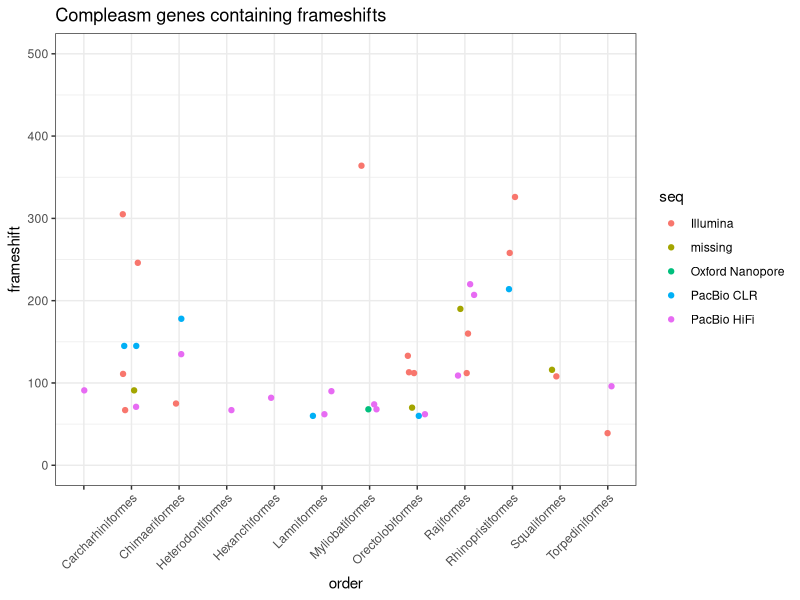
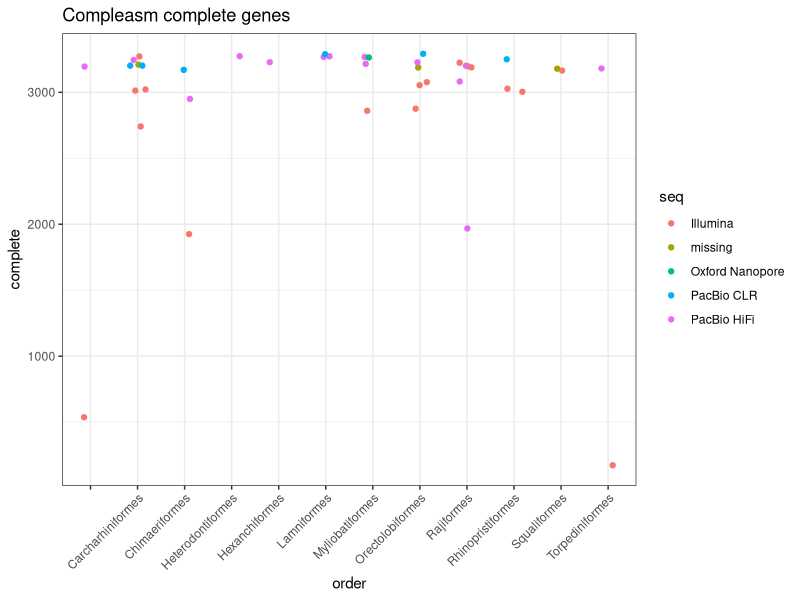
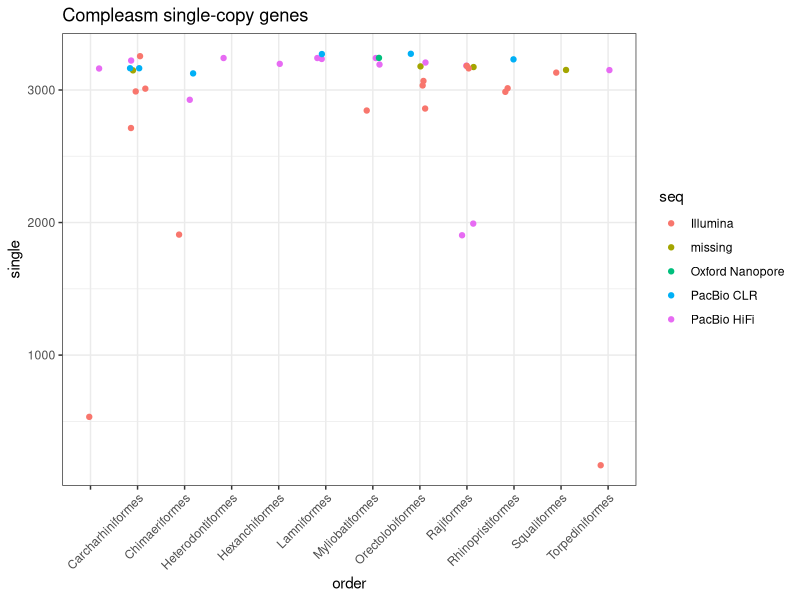
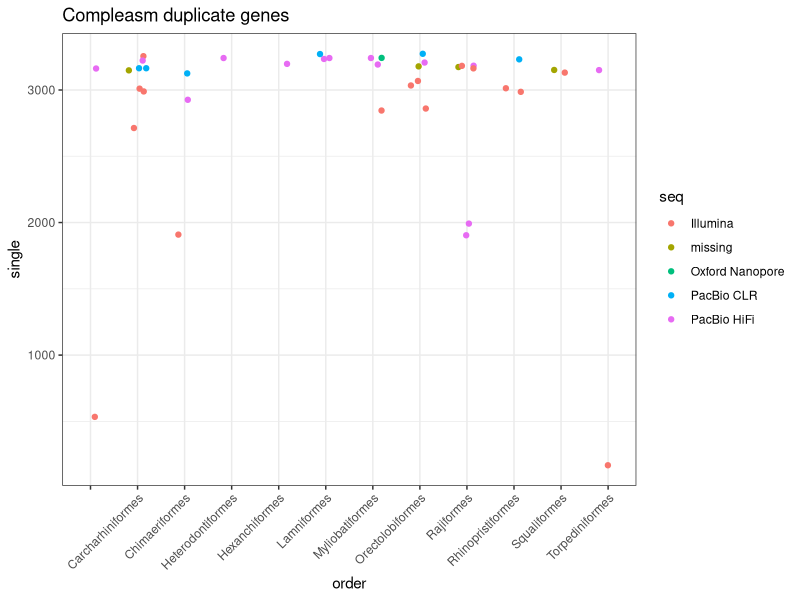
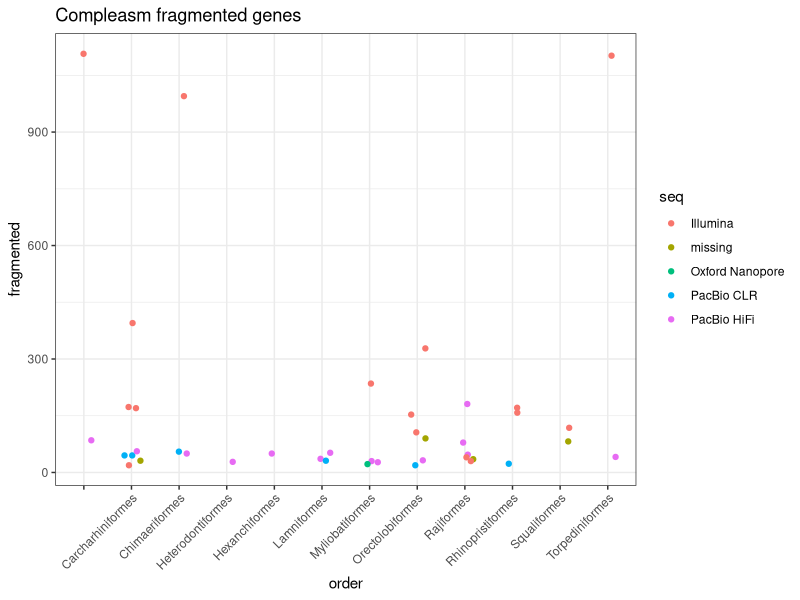
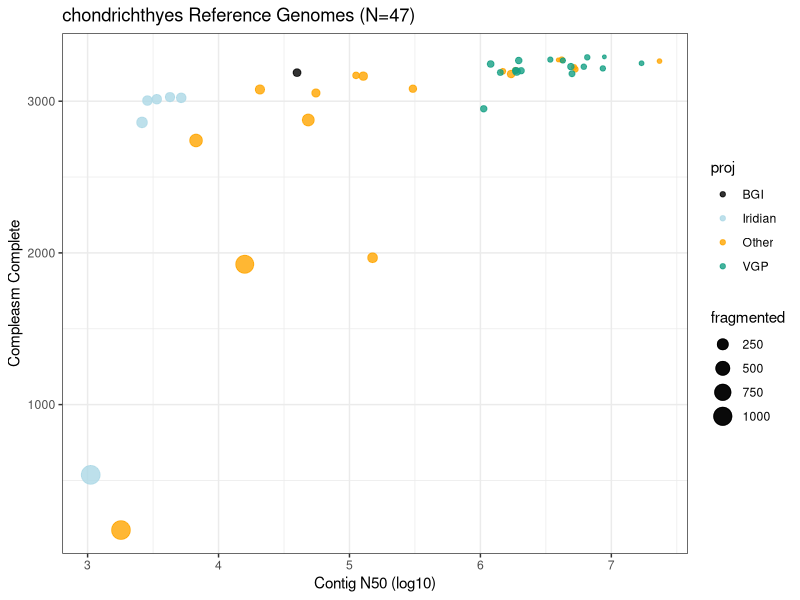

Source code (R) for these figures, in order:
library('ggplot2')
library(dplyr)
library(scales)
library(tidyr)
library(RColorBrewer)
library('svglite')

chondrichthyes_compleasm<-read.table(file = 'chondrichthyes_compleasmStats.txt',sep = '\t',header = T)
chondrichthyes_asm<-read.table(file = 'chondrichthyes_asmStats.txt',sep='\t',header=T)
chondrichthyes_cnStatsFiltered<-chondrichthyes_asm[,c(1,4,5,6)]
chondrichthyes_merge<-merge(chondrichthyes_compleasm,chondrichthyes_cnStatsFiltered,by="Accession",all.x=TRUE)
# Create the dataframe with proper column assignment
chondrichthyes_df <- data.frame(
  seq = chondrichthyes_merge$Sequencing_type,
  fragmented = chondrichthyes_merge$Fragmented_compleasm,
  frameshift = chondrichthyes_merge$Frameshift_compleasm,
  missing = chondrichthyes_merge$Missing_compleasm,
  complete = chondrichthyes_merge$Complete_compleasm,
  date = chondrichthyes_merge$Submission_Date,
  class = chondrichthyes_merge$Class,
  superclass = chondrichthyes_merge$Super_class,
  superorder = chondrichthyes_merge$Super_order,
  infraclass = chondrichthyes_merge$Infra_class,
  order = chondrichthyes_merge$Order,
  dup = chondrichthyes_merge$Duplicated_compleasm,
  single = chondrichthyes_merge$Single_compleasm,
  proj='Other',
  cn50 =chondrichthyes_merge$Contig_N50
)
for (i in c(1:length(chondrichthyes_compleasm$Submitter))){
  if (chondrichthyes_compleasm$Submitter[i]=="B10K Consortium"){
    chondrichthyes_df$proj[i]='B10K'
  }else if(chondrichthyes_compleasm$Submitter[i]=="G10K"){
    chondrichthyes_df$proj[i]='VGP'
  }else if(chondrichthyes_compleasm$Submitter[i]=="Iridian Genomes"){
    chondrichthyes_df$proj[i]='Iridian'
  }else if(chondrichthyes_compleasm$Submitter[i]=="IRIDIAN GENOMES"){
    chondrichthyes_df$proj[i]='Iridian'
  }else if(chondrichthyes_compleasm$Submitter[i]=="Vertebrate Genomes Project"){
    chondrichthyes_df$proj[i]='VGP'
  }else if(chondrichthyes_compleasm$Submitter[i]=="WELLCOME SANGER INSTITUTE"){
    chondrichthyes_df$proj[i]='VGP'
  }else if(chondrichthyes_compleasm$Submitter[i]=="Wellcome Sanger Institute"){
    chondrichthyes_df$proj[i]='VGP'
  }else if(chondrichthyes_compleasm$Submitter[i]=="The Max Planck Institute of Molecular Cell Biology and Genetics"){
    chondrichthyes_df$proj[i]='VGP'
  }else if(chondrichthyes_compleasm$Submitter[i]=="Zhejiang University"){
    chondrichthyes_df$proj[i]='VGP'
  }else if(chondrichthyes_compleasm$Submitter[i]=="BGI"){
    chondrichthyes_df$proj[i]='BGI'
  }else if(chondrichthyes_compleasm$Submitter[i]=="BGI-Shenzhen"){
    chondrichthyes_df$proj[i]='BGI'
  }else if(chondrichthyes_compleasm$Submitter[i]=="McDonnell Genome Institute - Washington University School of Medicine"){
    chondrichthyes_df$proj[i]='McDonnell'
  }
}


ggplot(data = chondrichthyes_df, aes(x = order, y = frameshift, color = seq)) +
  geom_jitter(width = 0.2, height = 0) +
  theme_bw() +ylim(0,500)+
  ggtitle('Compleasm genes containing frameshifts') +
  theme(axis.text.x = element_text(angle = 45, hjust = 1))

ggplot(data = chondrichthyes_df, aes(x = order, y = complete, color = seq)) +
  geom_jitter(width = 0.2, height = 0) +
  theme_bw() +
  scale_fill_manual(values = colors) +
  ggtitle('Compleasm complete genes') +
  theme(axis.text.x = element_text(angle = 45, hjust = 1))

ggplot(data = chondrichthyes_df, aes(x = order, y = single, color = seq)) +
  geom_jitter(width = 0.2, height = 0) +
  theme_bw() +
  scale_fill_manual(values = colors) +
  ggtitle('Compleasm single-copy genes') +
  theme(axis.text.x = element_text(angle = 45, hjust = 1))

ggplot(data = chondrichthyes_df, aes(x = order, y = single, color = seq)) +
  geom_jitter(width = 0.2, height = 0) +
  theme_bw() +
  scale_fill_manual(values = colors) +
  ggtitle('Compleasm duplicate genes') +
  theme(axis.text.x = element_text(angle = 45, hjust = 1))

ggplot(data = chondrichthyes_df, aes(x = order, y = fragmented, color = seq)) +
  geom_jitter(width = 0.2, height = 0) +
  theme_bw() +
  ggtitle('Compleasm fragmented genes') +
  theme(axis.text.x = element_text(angle = 45, hjust = 1))

##############################################################################
chondrichthyes_dfFiltered<-chondrichthyes_df[chondrichthyes_df$proj %in% c('VGP','B10K','BGI','Iridian','Other'),]
chondrichthyes_dfFiltered<-chondrichthyes_df[chondrichthyes_df$proj %in% c('VGP','B10K','BGI','Iridian','Other'),]
chondrichthyes_dfFiltered$proj <- factor(chondrichthyes_dfFiltered$proj, 
                               levels = c('VGP','BGI','B10K','Other', 'Iridian'))
dark_palette <- c('Other' = 'orange', 
                  'Iridian' = 'lightblue', 
                  'VGP' = '#16a085', 
                  'B10K' = 'darkred', 
                  'BGI' = 'black',
                  'McDonnell'='darkred')

ggplot(data = chondrichthyes_df, 
       aes(x = log10(cn50), y = complete, size = fragmented)) +
  # Plot 'Other' and 'Iridian' first
  geom_point(data = subset(chondrichthyes_df, proj %in% c('Other', 'Iridian')), 
             aes( color = proj), 
             alpha = 0.8) +
  # Plot the other groups on top
  geom_point(data = subset(chondrichthyes_df, !proj %in% c('Other', 'Iridian')), 
             aes( color = proj), 
             alpha = 0.8) +
  scale_color_manual(values = dark_palette) +
  theme_bw() +
  xlab('Contig N50 (log10)') +
  ylab('Compleasm Complete') +
  ggtitle('chondrichthyes Reference Genomes (N=47)')
#ggsave(filename = 'chondrichthyes_compleasm.svg',plot = p)
